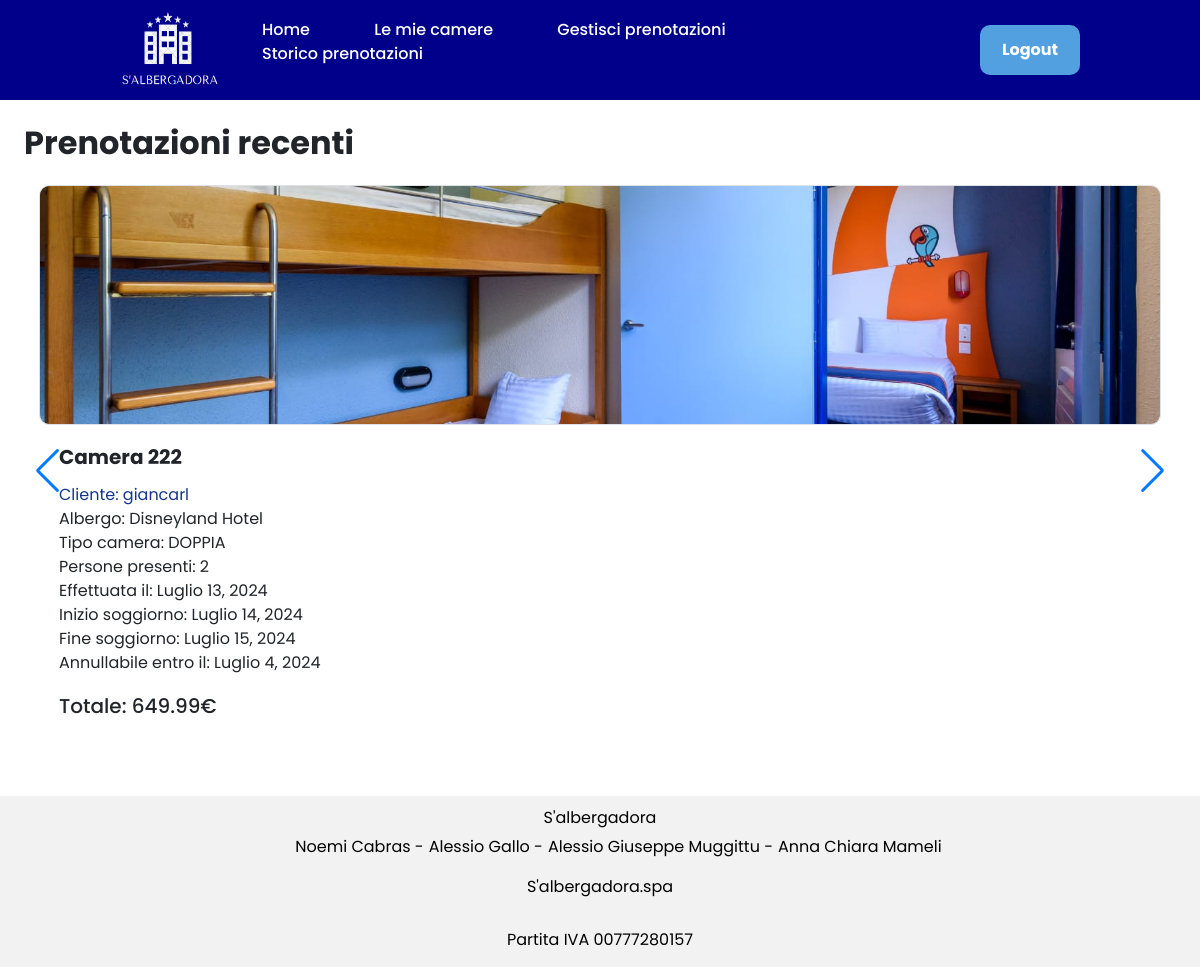
The page /booking/home/ (signed in) on the database its author committed.
### booking/models.py (models this page shows, shortened)
class Prenotazione (models.Model):
    id = models.AutoField(primary_key=True)
    dataInizio = models.DateField(default=timezone.now)
    dataFine = models.DateField(default=timezone.now)
    dataCancellazione = models.DateField(default=timezone.now)
    dataPrenotazione = models.DateField(default=timezone.now)
    isAttiva = models.BooleanField(default=False)
    totale = models.DecimalField(default=0.0, max_digits=8, decimal_places=2)
    numPersone = models.IntegerField(default=1)
    cliente = models.ForeignKey(Utente, on_delete=models.CASCADE)
    camera = models.ForeignKey(Camera, on_delete=models.PROTECT)
    class Meta:
        verbose_name = "Prenotazione"
        verbose_name_plural = "Prenotazioni"

class Camera (models.Model):
    numeroCamera = models.IntegerField()
    postiLetto = models.IntegerField(default=1)
    tempoCancellazione = models.IntegerField(default=10)
    prezzo = models.DecimalField(default=0.0, max_digits=6, decimal_places=2)
    tipologia = models.CharField(max_length=20, choices=Tipologia.choices, default=Tipologia.SINGOLA)
    albergo = models.ForeignKey(Albergo, on_delete=models.PROTECT)
    immagine = models.ImageField(blank=True, null=True)
    descrizione = models.TextField(null=True)
    class Meta:
        unique_together = (('numeroCamera', 'albergo'))
        verbose_name = "Camera"
        verbose_name_plural = "Camere"

class Utente (AbstractBaseUser, PermissionsMixin):
    username = models.CharField(max_length=50, primary_key=True)
    password = models.CharField(max_length=50)
    nome = models.CharField(max_length=80)
    cognome = models.CharField(max_length=80)
    email = models.CharField(max_length=100)
    telefono = models.IntegerField(blank=True, null=True)
    isAlbergatore = models.BooleanField(default=False)
    is_active = models.BooleanField(default=True)
    is_staff = models.BooleanField(default=False)
    objects = UtenteManager()
    USERNAME_FIELD = "username"
    REQUIRED_FIELDS = ["email"]
    class Meta:
        verbose_name = "Utente"
        verbose_name_plural = "Utenti"
    def __str__(self):
        return self.username
    def is_albergatore(self):
        return self.isAlbergatore
    def is_Staff(self):
        return self.is_staff

class Albergo (models.Model):
    id = models.AutoField(primary_key=True)
    nome = models.CharField(max_length=100)
    localita = models.CharField(max_length=100)
    numStelle =  models.IntegerField(
        default=1,
        validators=[
            MinValueValidator(1),
            MaxValueValidator(5)
        ]
    )
    albergatore = models.ForeignKey(Utente, on_delete=models.PROTECT)
    class Meta:
        verbose_name = "Albergo"
        verbose_name_plural = "Alberghi"

### booking/views.py (the view)
# urls.py: 2. Add a URL to urlpatterns:  path('', views.home, name='home')
@login_required
def home(request):
    user = request.user
    aggiorna_prenotazioni_attive()
    if(user.is_Staff()):
        if("buttonCliente" in request.session["button"]):
            user.set_isAlbergatore(False)
        elif("buttonAlbergatore" in request.session["button"]):
            user.set_isAlbergatore(True)
    alberghi = Albergo.objects.filter(albergatore=user).annotate(num_camere=Count('camera')).filter(num_camere__gt=0)
    camere = Camera.objects.filter(albergo__in=alberghi)
    prenotazioni_albergatore = Prenotazione.objects.filter(camera__in=camere).order_by('-dataPrenotazione')
    prenotazioni_attive_cliente = Prenotazione.objects.filter(cliente=user, isAttiva=True).order_by('-dataPrenotazione')
    if not user.is_albergatore():
        context = {
            "user" : user,
            "prenotazioni_attive" : prenotazioni_attive_cliente
        }
    else:
        context = {
            "user" : user,
            "prenotazioni" : prenotazioni_albergatore
        }
    return render(request, "home.html", context)

### booking/views.py (called while the page is built)
def aggiorna_prenotazioni_attive():
    prenotazioni_attive = Prenotazione.objects.filter(isAttiva=True)
    for prenotazione in prenotazioni_attive:
        prenotazione.aggiornaPrenotazione()

### booking/templates/home.html (shortened to what this page needs)
{% load static %}
<!doctype html>
<html lang="it">
    <head>
        <link href="https://cdn.jsdelivr.net/npm/bootstrap@5.3.3/dist/css/bootstrap.min.css" rel="stylesheet">
        <link rel="stylesheet" href="{% static "css/generale.css" %}">
        <link rel="stylesheet" href="{% static "css/card.css" %}">
        <link rel="stylesheet" href="https://cdn.jsdelivr.net/npm/swiper@11/swiper-bundle.min.css"/>
    </head>
    <body>
        <div class="wrapper">
            {% if not user.isAlbergatore %}
                {% include "headerCliente.html" %}
                <main>
                    {% if messages %}
                        {% for message in messages %}
                            {% if message.tags == 'success' %}
                                <div class="alert alert-success alert-dismissible" role="alert">
                                    <div class="scatola">
                                        {{ message }}
                                        <a href="{% url 'home' %}" class="close" data-dismiss="alert" aria-label="close">&times;</a>
                                    </div>
                                </div>
                            {% endif %}
                        {% endfor %}
                    {% endif %}
                    <h2>Le tue prenotazioni attive</h2>
                    {% if prenotazioni_attive %}
                        {% include 'swiper.html' with cardList=prenotazioni_attive tipo_card='prenotazione' %}
                    {% else %}
                        <p>Non hai alcuna prenotazione attiva</p>
                    {% endif %}
                </main>
            {% elif user.isAlbergatore %}
                {% include "headerAlbergatore.html" %}
                <main>
                    <h2>Prenotazioni recenti</h2>
                    {% if prenotazioni %}
                        {% include 'swiper.html' with cardList=prenotazioni tipo_card='prenotazione' %}
                    {% else %}
                        <p>Non hai alcuna prenotazione attiva</p>
                    {% endif %}
                </main>
            {% endif %}
            {% include "footer.html" %}
        </div>
    </body>
</html>

### booking/templates/swiper.html (shortened to what this page needs)
{% load static %}
<div class="swiper">
    <div class="swiper-wrapper">
        {% for card in cardList %}
            <div class="swiper-slide">
                {% include 'cardPrinter.html' with card=card tipo_card=tipo_card %}
            </div>
        {% endfor %}
    </div>
    <div class="swiper-button-prev"></div>
    <div class="swiper-button-next"></div>
</div>

### booking/templates/cardPrinter.html (shortened to what this page needs)
{% load static %}
{% load custom_tags %}
{% if  tipo_card == 'prenotazione' %}
<div class="card">
    {% if card.camera.immagine %}
        <img src="{{ card.camera.immagine.url }}" class="card-img-top img-thumbnail" alt="Prenotazione">
    {% else %}
        <img src="{% static "media/cameradefault.png" %}" class="card-img-top img-thumbnail" alt="Prenotazione">
    {% endif %}
    <div class="card-body">
        <h5 class="card-title">Camera {{ card.camera.numeroCamera }}</h5>
        {% if request.user.isAlbergatore %}
            <p class="card-text host">Cliente: {{ card.cliente }}</p>
        {% else %}
            <p class="card-text host">Albergatore: {{ card.camera.albergo.albergatore }}</p>
        {% endif %}
        <p class="card-text">
            Albergo: {{ card.camera.albergo.nome }}<br>
            Tipo camera: {{ card.camera.tipologia }}<br>
            Persone presenti: {{ card.numPersone }} <br>
            Effettuata il: {{ card.dataPrenotazione }}<br>
            Inizio soggiorno: {{ card.dataInizio }}<br>
            Fine soggiorno: {{ card.dataFine }}<br>
            Annullabile entro il: {{ card.dataCancellazione }}<br>
            <div class="container-prezzo">
                <p class="prezzo"> Totale: {{ card.totale }}€
            </div>
    </div>
</div>
{% endif %}

### booking/static/css/generale.css (style rules this page uses)
* { box-sizing: border-box; margin: 0; padding: 0; font-family: Poppins, sans-serif; }
html, body { height: 100%; margin: 0; padding: 0; }
main { margin: 2% 2%; flex: 1; }
.wrapper { display: flex; flex-direction: column; min-height: 100vh; }
h2 { font-weight: bold; }

### booking/static/css/card.css (style rules this page uses)
.card { padding: 15px; text-align: left; border: 0; height:auto; }
.card-img-top { width: 100%; height: 240px; object-fit: cover; border-radius: 0; }
.img-thumbnail { padding: 0; border-radius: 10px; }
.card-title { padding-bottom: 6px; font-weight: bold; }
.card-body { padding: 20px; }
.container-prezzo { display: flex; justify-content: left; }
.prezzo { font-size: 20px; font-weight: 500; }
.host { color: #14368b; margin-bottom: 0; }

### rows shown on the page
Prenotazione: camera.immagine (picture), camera.numeroCamera "222", cliente "giancarl", camera.albergo.nome "Disneyland Hotel", camera.tipologia "DOPPIA", numPersone "2", dataPrenotazione "Luglio 13, 2024", dataInizio "Luglio 14, 2024", dataFine "Luglio 15, 2024", dataCancellazione "Luglio 4, 2024", totale "649.99"
